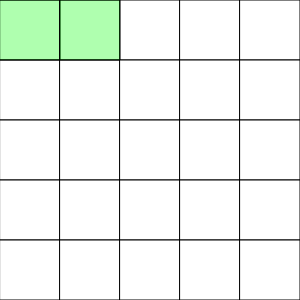
Frame 1 (no input)
Frame 60 (no input): identical to frame 1, image omitted
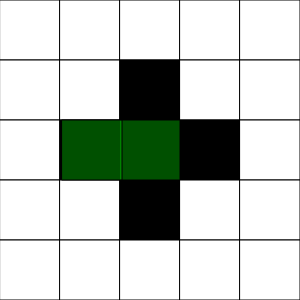
Frame 120 (the mouse pressed at the canvas centre since frame 60)

The p5.js sketch that drew these frames (run headless with seeded random() and noise() and a simulated clock; from frame 60 on, the mouse is pressed at the canvas centre):

// p5.js sketch
// ── sketch.js
// Puzzle Game
// Logan Roy
// November 4, 2025

// Global Varriables
// 0(black), 255(white)
let grid = [
  [255, 255, 255, 255, 255],
  [255, 255, 255, 255, 255],
  [255, 255, 255, 255, 255],
  [255, 255, 255, 255, 255],
  [255, 255, 255, 255, 255]
];
let rows = grid.length;
let cols = grid[0].length;
let squareSize = 60;



function setup() {
  createCanvas(cols*squareSize, rows*squareSize);
  for(let i = 0; i < 3; i++){
    grid[i].push(randomStart());
    }
}

function draw() {
  background(220);
  renderGrid();
  selection();
  print(getCurrentX(), getCurrentY());

  if(grid === 255){
    print("you win!")
  }
}

function mousePressed(){
  let x = getCurrentX();
  let y = getCurrentY();
  flip(x, y);
  if(!keyIsDown(SHIFT)){
  if(x + 1 < cols) flip(x + 1, y);
  if(x - 1 < cols) flip(x - 1, y);
  if(y - 1 >= 0) flip(x, y - 1);
  if(y + 1 >= 0) flip(x, y + 1);
  }
  print("working here boss in mousePressed")
}

function selection(){
  let x = getCurrentX();
  let y = getCurrentY();
  fill(0, 255, 0, 80)
  square(x*squareSize, y*squareSize, squareSize);
  if(x + 1 < cols) square(x + 1*squareSize, y*squareSize, squareSize);
  //if(x - 1 < cols) square(x - 1*squareSize, y*squareSize, squareSize);
  //if(y - 1 >= rows) square(x*squareSize, y - 1*squareSize, squareSize);
  //if(y + 1 >= rows) square(x*squareSize, y + 1*squareSize, squareSize);

  print("working here boss in selection")

}

function randomStart(){
  random(1, 4);
  if(random === 1){
    grid = [
      [0, 255, 0, 255, 0],
      [0, 255, 0, 255, 0],
      [0, 255, 0, 255, 0],
      [0, 255, 0, 255, 0],
      [0, 255, 0, 255, 0]
    ];
  }
  if(random === 2){
    grid = [
      [0, 255, 0, 255, 0],
      [255, 0, 255, 255, 255],
      [255, 0, 255, 0, 255],
      [0, 255, 255, 255, 0],
      [255, 0, 255, 255, 0]
    ];
  }
  if(random === 3){
    grid = [
      [255, 0, 255, 0, 255],
      [255, 0, 255, 255, 255],
      [255, 0, 0, 255, 0],
      [255, 0, 255, 255, 255],
      [0, 0, 255, 0, 255]
    ];
  }
  print("working here boss in randomStart")

}




function getCurrentX(){
  let constrainedX = constrain(mouseX, 0, width - 1);
  return floor(constrainedX / squareSize)
}

function getCurrentY(){
  let constrainedY = constrain(mouseY, 0, height - 1);
  return floor(constrainedY / squareSize)
}

function flip(x, y){
  if(grid[y][x] === 0)grid[y][x]=255;
  else grid[y][x]= 0;
}


function renderGrid(){
  for (let y = 0; y < rows; y++){
    for (let x = 0; x < cols; x++){
      let fillColor = grid[y][x];
      fill(fillColor);
      square(x*squareSize, y*squareSize, squareSize)
    }
  }
}
